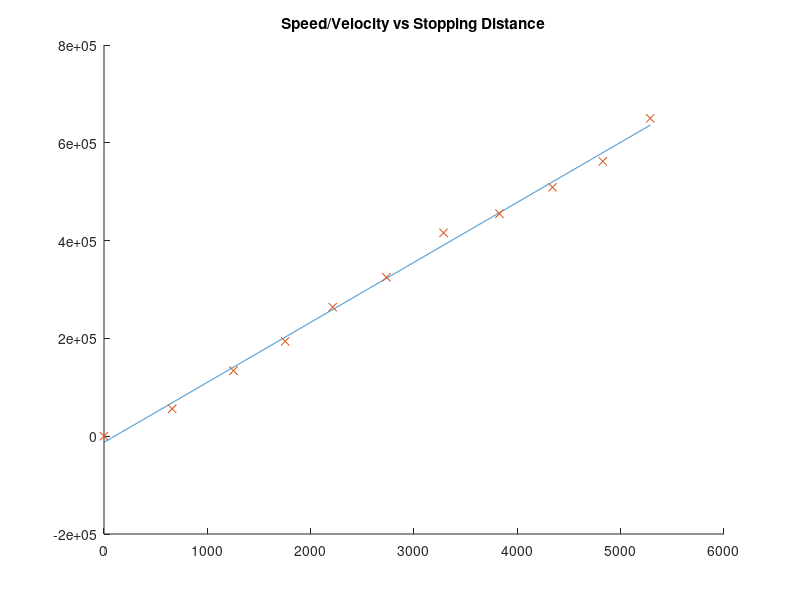

The MATLAB source for this figure:
speeds = [1, 4, 8, 9, 10, 11, 12, 13];
velocities = [57, 1700, 3772, 4237, 4769, 5231, 5664, 5740];
stops = [[0, 0, 0],
         [199000, 199000, 199000],
         [460000, 462000, 437000],
         [510000, 510000, 505000],
         [585000, 583000, 575000],
         [642000, 650000, 665000],
         [726000, 725000, 711000],
         [783000, 791000, 792000]];
average_stops = mean(stops, 2);
stop_function = polyfit(velocities, average_stops', 1);


velocities_50 = [0, 660, 1253, 1753, 2213, 2733, 3286, 3827, 4340, 4827, 5286];
stops_50 = [0, 5.6, 13.4, 19.4, 26.4, 32.5, 41.6, 45.5, 50.9, 56.2, 65];
stops_50_um = 10000 * stops_50;
stops_50_function = polyfit(velocities_50, stops_50_um, 1);

x = 0 : 1 : 5286;
y = polyval(stops_50_function, x);

%deceleration_function = polyder(stop_function);
%x2 = 0 : 5800;
%y2 = polyval(deceleration_function, x2);

hold on;
title('Speed/Velocity vs Stopping Distance')
%plot(speeds, average_stops, '*')
plot(x,y,'-');
%poly(x',y','-');
plot(velocities_50, stops_50_um, 'x');
hold off;
